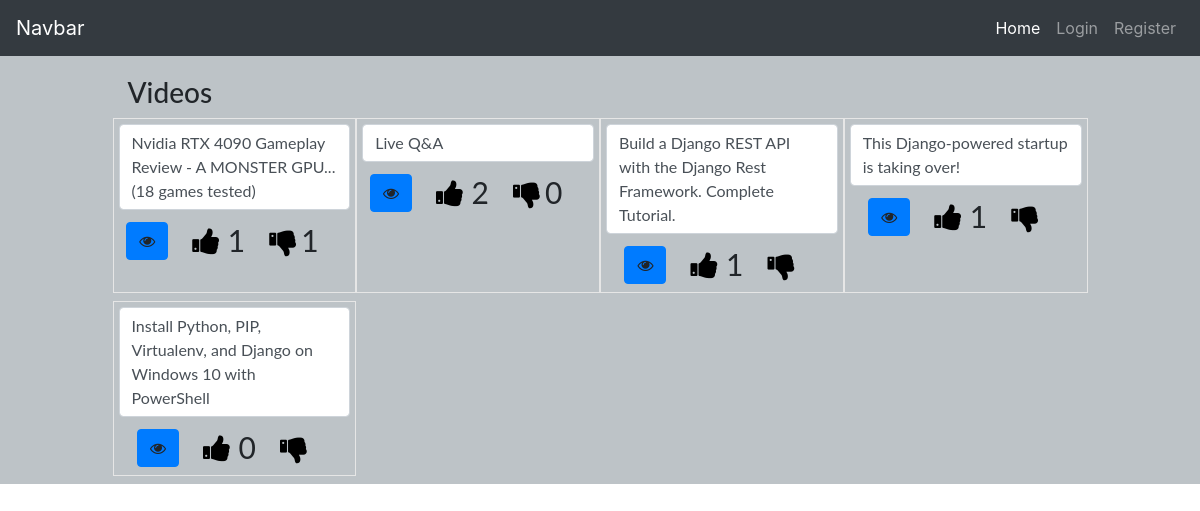
The page / on the database its author committed.
### video/models.py (models this page shows, shortened)
class Video(models.Model):
    title = models.CharField(max_length=255, unique=True)
    url = models.URLField(max_length = 255)
    added_by = models.ForeignKey(User, on_delete=models.CASCADE)
    created_at = models.DateTimeField(auto_now_add = True)
    embded_video = EmbedVideoField(null = True, blank = True)
    def get_total_likes(self):
        return self.like.user.count()
    def get_total_dislikes(self):
        return self.dislike.user.count()

class Like(models.Model):
    video = models.OneToOneField(Video, related_name="like", on_delete=models.CASCADE)
    user = models.ManyToManyField(User, related_name="liked_user",)

class Dislike(models.Model):
    video = models.OneToOneField(Video, related_name="dislike", on_delete=models.CASCADE)
    user = models.ManyToManyField(User, related_name="disliked_user",)

### video_sharing_platform/views.py (the view)
# urls.py: path('', index, name="homepage"),
def index(request):
    video_queryset = Video.objects.all()
    return render(request, "list.html", context={"videos":video_queryset})

### users/models.py (called while the page is built)
    def __str__(self):
        return self.email

### templates/list.html (shortened to what this page needs)
{% extends 'base.html' %}
{% load embed_video_tags %}
{% block content %}
<body>
    <div class="container-fluid pb-video-container">
        <div class="col-md-10 offset-md-1">
            <h3 class="text-xs-center">Videos</h3>
            <div class="row pb-row ">
                {% for video in videos %}
                <div class="col-md-3 pb-video mb-2">
                    <label class="form-control label-warning text-xs-center">{{ video.title }}</label>
                    <div class="d-flex justify-content-center">
                        <div class="details-div mt-1 mr-4">
                            <a type="submit" class="btn btn-primary" data-toggle="modal" data-target="#videodetails_{{video.id}}"><i class="fa fa-eye" aria-hidden="true"></i></a>
                        </div>
                        <div class="like-div mr-4">
                            {% if request.user in video.like.user.all %}
                            <a name="{{ video.id }}_like" vid-modal-id="{{video.id}}" data-url="{% url 'video:like_video' video.id %}" style="font-size:30px;color: blue;" class="liking" id="co"><i class="fa fa-thumbs-up" aria-hidden="true"></i>
                            </a>
                            <span class="like-no" style="font-size:30px;"> {{ video.like.user.count }} </span>
                            {% else %}
                            <a name="{{ video.id }}_like" vid-modal-id="{{video.id}}" data-url="{% url 'video:like_video' video.id %}" style="font-size:30px;color: black;" class="liking" id="co"><i class="fa fa-thumbs-up" aria-hidden="true"></i>
                            </a>
                            <span class="like-no" style="font-size:30px;"> {{ video.like.user.count }} </span>
                        {% endif %}
                        </div>
                        <div class="dislike-div mr-4">
                            {% if request.user in video.dislike.user.all %}
                            <a name="{{ video.id }}_dislike" vid-modal-id="{{video.id}}" data-url="{% url 'video:dislike_video' video.id %}" style="font-size:30px;color: blue;" class="disliking" id="co-1"><i class="fa fa-thumbs-down" aria-hidden="true"></i></a>
                            <span class="dislike-no" style="font-size:30px;"> {{ video.dislike.user.count }} </span>
                        {% else %}
                        <a name="{{ video.id }}_dislike" vid-modal-id="{{video.id}}" data-url="{% url 'video:dislike_video' video.id %}" style="font-size:30px;color: black;" class="disliking" id="co-1"><i class="fa fa-thumbs-down" aria-hidden="true"></i></a>
                        <span class="dislike-no" style="font-size:30px;"> {{ video.dislike.user.count }} </span>
                        {% endif %}
                        </div>
                    </div>
                </div>
                {% empty %}
                <h3 >Sorry no video found</h3>
                {% endfor %}
            </div>
        </div>
    </div>
</body>
{% endblock %}

### templates/base.html (shortened to what this page needs)
{% load static %}
<!DOCTYPE html>
<html lang="en">
<head>
    <link rel="stylesheet" href="https://cdn.jsdelivr.net/npm/bootstrap@4.0.0/dist/css/bootstrap.min.css">
    <link rel="stylesheet" href="https://cdnjs.cloudflare.com/ajax/libs/font-awesome/4.7.0/css/font-awesome.min.css">
</head>
<body>
    <nav class="navbar navbar-expand-lg navbar-dark bg-dark">
        <a class="navbar-brand" href="#">Navbar</a>
        <div class="collapse navbar-collapse" id="navbarNav">
          <ul class="navbar-nav ml-auto">
            <li class="nav-item active">
              <a class="nav-link" href="{% url 'homepage'%}">Home <span class="sr-only">(current)</span></a>
            </li>
            {% if request.user.is_authenticated %}
            <li class="nav-item">
              <a class="nav-link" href="{% url 'users:dashboard' %}">Dashboard</a>
          </li>
            <li class="nav-item">
              <a class="nav-link" href="{% url 'users:added_videos' %}">Added videos</a>
          </li>
            <li class="nav-item">
                <a class="nav-link" href="{% url 'users:logout' %}">Logout</a>
            </li>
            {% else %}
            <li class="nav-item">
                <a class="nav-link" href="{% url 'users:login_page' %}">Login</a>
            </li>
            <li class="nav-item">
              <a class="nav-link" href="{% url 'users:registration_page' %}">Register</a>
          </li>
            {% endif %}
          </ul>
        </div>
      </nav>
{% load sweetify %}
</body>
</html>
{% block content %}
{% endblock %}

### templates/list.html (style rules this page uses)
.pb-video-container { padding-top: 20px; background: #bdc3c7; font-family: Lato; }
.pb-video { border: 1px solid #e6e6e6; padding: 5px; }
.pb-row { margin-bottom: 10px; }

### rows shown on the page
Video: title "Nvidia RTX 4090 Gameplay Review - A MONSTER GPU... (18 games tested)", like.user.count "1", dislike.user.count "1"
Video: title "Live Q&A", like.user.count "2", dislike.user.count "0"
Video: title "Build a Django REST API with the Django Rest Framework. Complete Tutorial.", like.user.count "1"
Video: title "This Django-powered startup is taking over!", like.user.count "1"
Video: title "Install Python, PIP, Virtualenv, and Django on Windows 10 with PowerShell", like.user.count "0"
